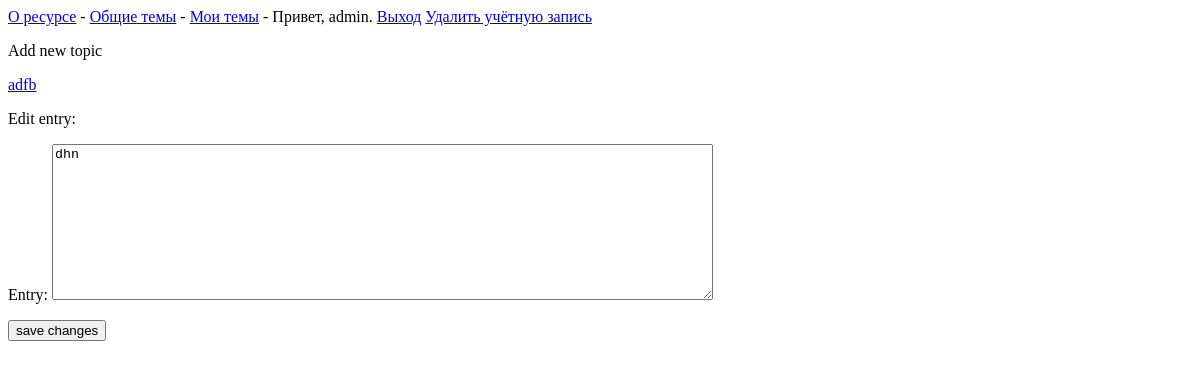
The page /edit_entry/6/ (signed in) on the database as committed earlier.
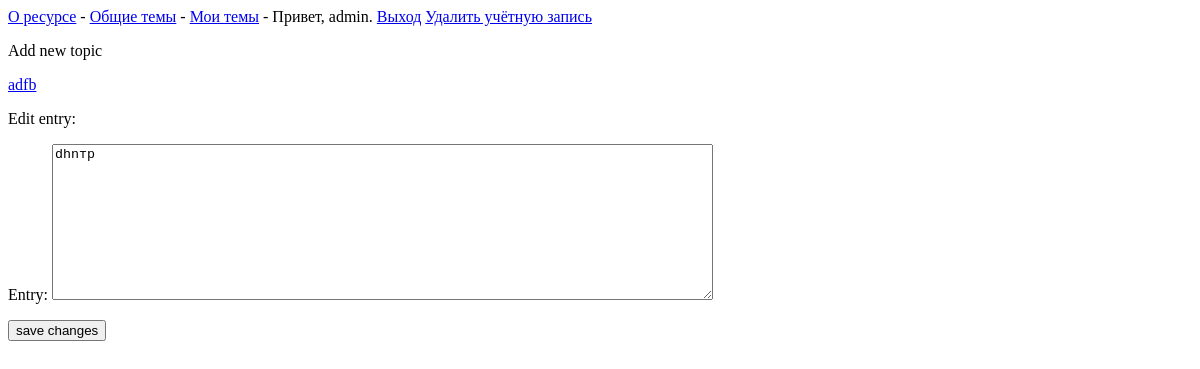
The same page on the database as committed later.
### learning_logs/models.py (models this page shows, shortened)
class Entry(models.Model):
    topic = models.ForeignKey(Topic, on_delete=models.CASCADE)#присвоить ключ, связь с топиком
    text = models.TextField() #атрибут для хранения текста
    data_added = models.DateTimeField(auto_now_add=True) #присвоить тек.дату
    user_for_public = models.ForeignKey(User, on_delete=models.CASCADE)
    class Meta:
        verbose_name_plural = 'entreis'

### learning_logs/views.py (the view)
# urls.py: path('edit_entry/<int:entry_id>/', views.edit_entry, name='edit_entry'),
@login_required
def edit_entry(request, entry_id):
    entry = Entry.objects.get(id=entry_id)
    topic = entry.topic
    if entry.user_for_public != request.user: #если тема не общая, то
        raise Http404
    if request.method != 'POST':
        form = EntryForm(instance=entry)
    else:
        form = EntryForm(instance=entry, data = request.POST)
        if form.is_valid():
            form.save()
            return redirect('learning_logs:topic', topic_id=topic.id)
    context = {'entry' : entry, 'topic' : topic, 'form' : form}
    return render(request, 'learning_logs/edit_entry.html', context)

### learning_logs/forms.py
class EntryForm(forms.ModelForm):
    class Meta:
        model = Entry
        fields = ['text']
        labels = {'text': 'Entry:'}
        widgets = {'text': forms.Textarea(attrs={'cols': 80})}

### learning_logs/models.py (called while the page is built)
    def __str__(self):
        return self.text

### learning_logs/templates/learning_logs/edit_entry.html (shortened to what this page needs)
{% extends "learning_logs/base.html" %}
{% block content %}
<p>Add new topic</p>
  <p><a href="{% url 'learning_logs:topic' topic.id %}">{{ topic }}</a></p>
  <p>Edit entry:</p>
  <form action="{% url 'learning_logs:edit_entry' entry.id %}" method='post'>
    {{ form.as_p }}
    <input type="submit" value="save changes">
</form>
{% endblock content %}

Rows that differ between the two databases and show on the page:
changed Entry: text "dhn" → "dhnтр"
